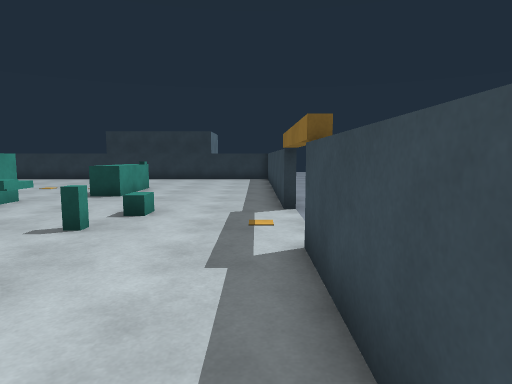
[1] (above)

23 first-person views from a walk through a 3-D level made in the Unity game engine. The camera is 1.3 m above the floor, tilts 6° down and sees 75° across. The floor is counted in squares, 1 m on a side. Each view is taken from the middle of a square. On the plan, view 1 faces up. The plan holds only what a view shows up to about 14 squares ahead; the rest is blank. The place goes on beyond the plan. The player is left out.

[2]
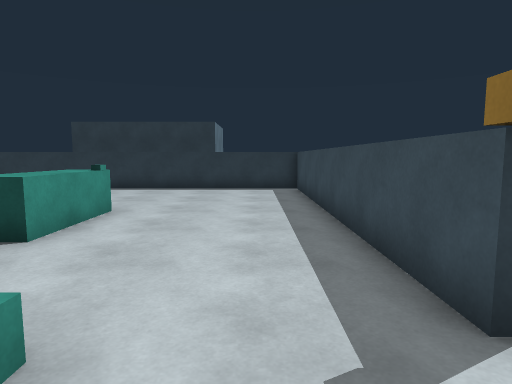

[3]
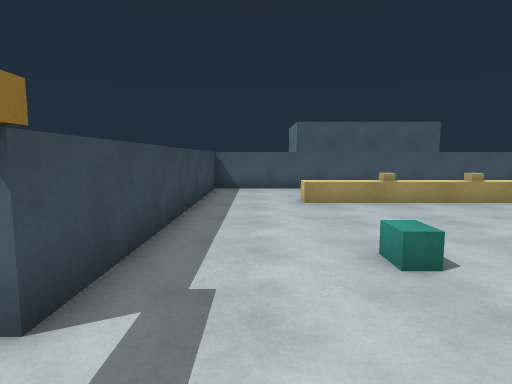

[4]
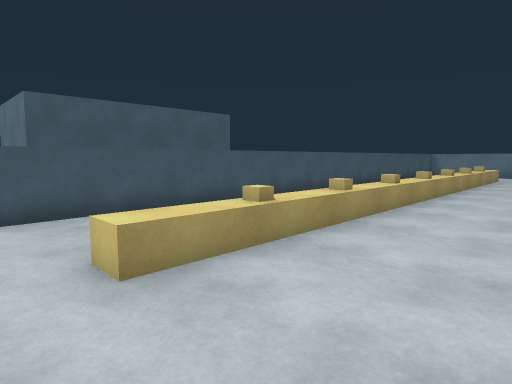

[5]
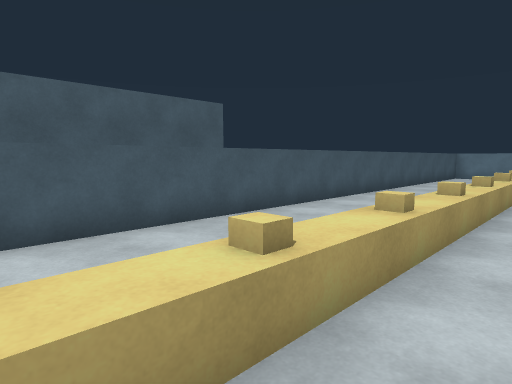

[6]
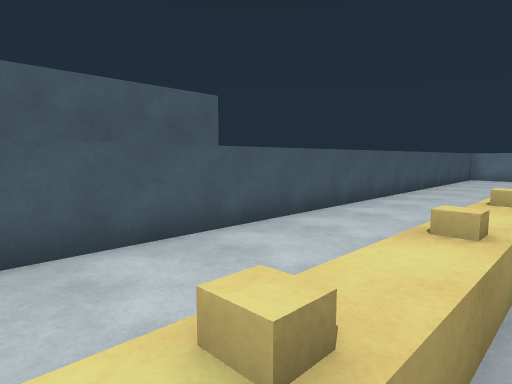

[7]
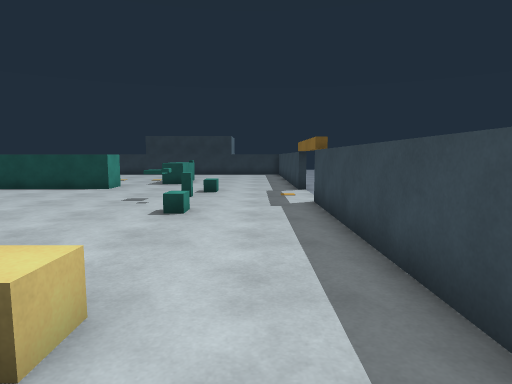

[8]
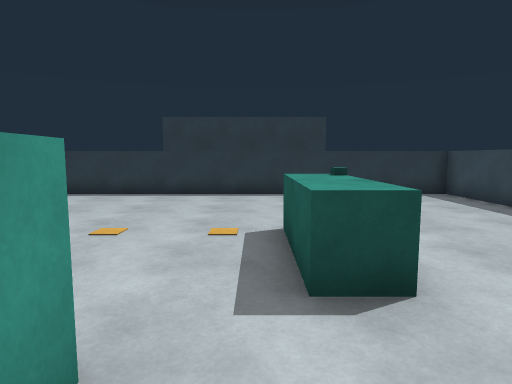

[9]
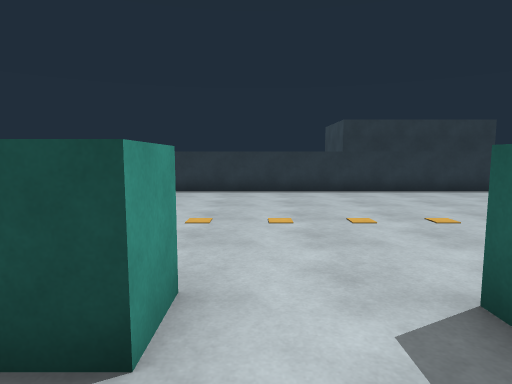

[10]
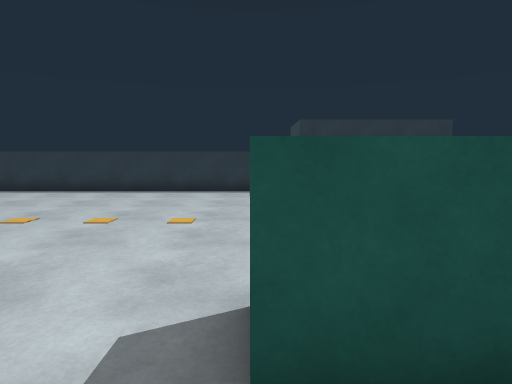

[11]
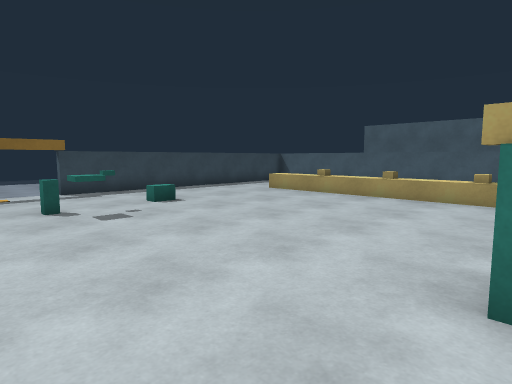

[12]
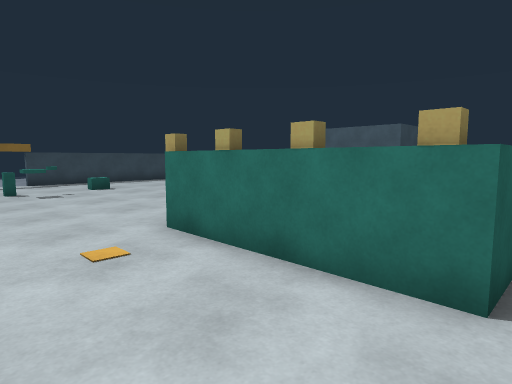

[13]
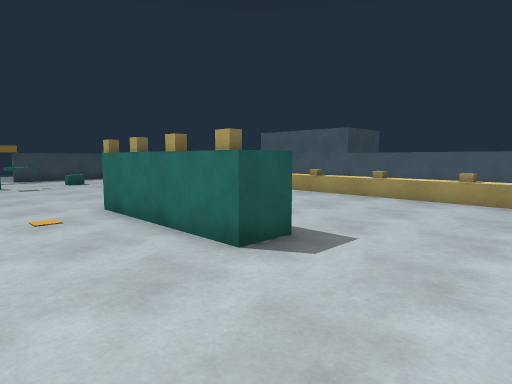

[14]
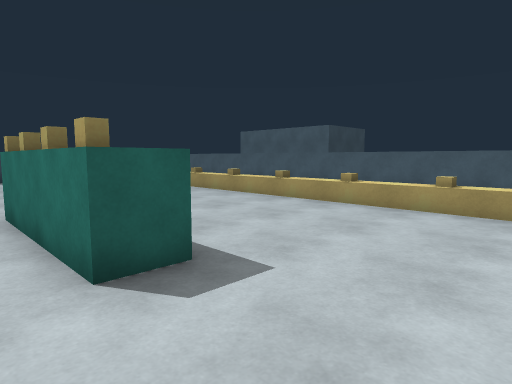

[15]
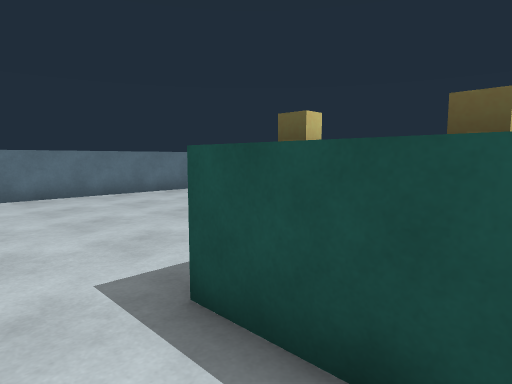

[16]
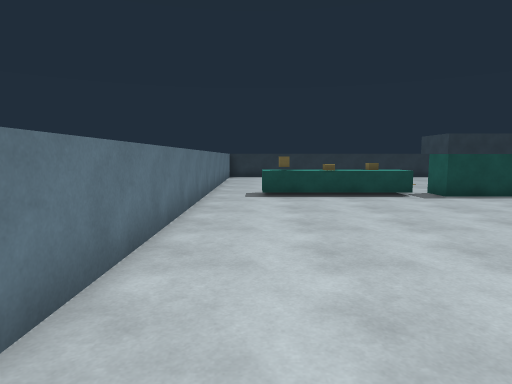

[17]
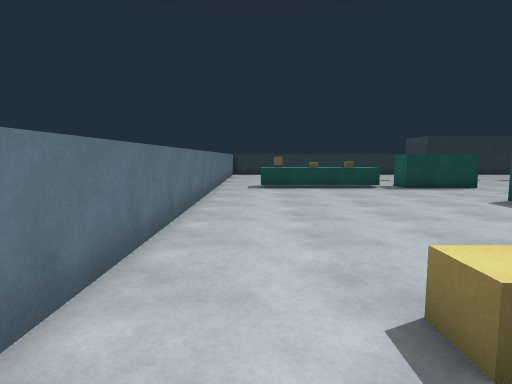

[18]
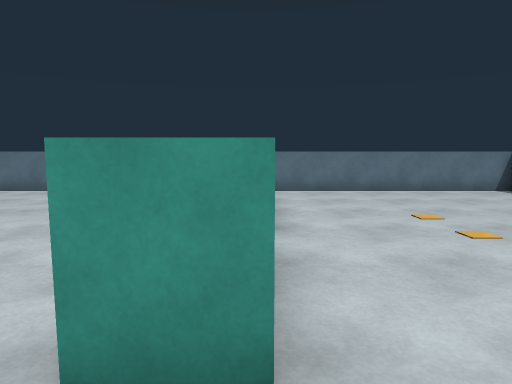

[19]
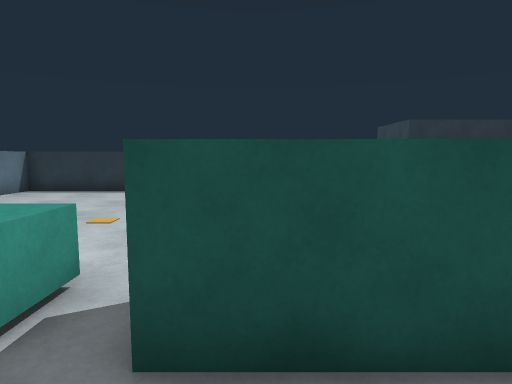

[20]
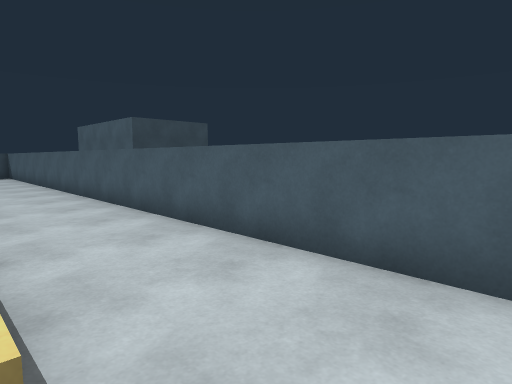

[21]
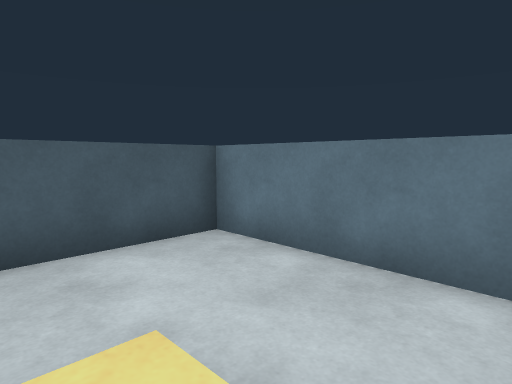

[22]
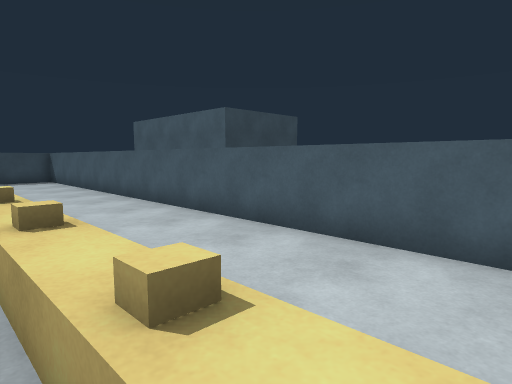

[23]
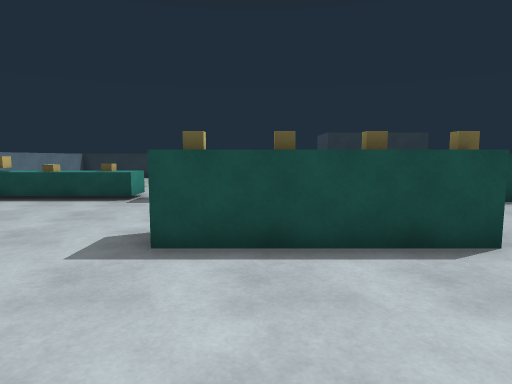

### Floor plan
Key: @ floor where view 1 was taken; # wall or solid block; . floor; ^ raised ledge; O other object.
Columns run from 26 left of view 1 to 1 right of it. Each row starts with its distance up from view 1.
 20 ###########################^
 19 #..........................^
 18 #..........................^
 17 #..........................^
 16 #..........................^
 15 #..........................^
 14 #....................O.....^
 13 #....................^.....^
 12 #................ ...^.....^
 11 #...............  ...^.....^
 10 #.^OOOO^.^^^..^    ........^
  9 #..^^^^^.^^^..^^^^^^.......^
  8 #..........................#
  7 #..........................#
  6 #......................O...#
  5 #.........OO^O^.......O....#
  4 #.........^^^^^............^
  3 #......................O...^
  2 #..........................^
  1 #..........................^
  0 #.........................@^
 -1 #....  ....................^
 -2 #....  ....................^
 -3 #...^^ ^OO^O^OO^O^OO^O^^...^
 -4 #..........................^
 -5 #..........................^
 -6 #..........................^
 -7 ###########################^

Positions as (right, up) in squares from view 1, and headings:
1: (0, 0), facing up
2: (-1, 6), facing up
3: (-1, 7), facing down
4: (-1, 1), facing down-left
5: (-3, -1), facing down-left
6: (-4, -2), facing down-left
7: (-1, -5), facing up
8: (-6, 8), facing up
9: (-14, 7), facing up
10: (-12, 7), facing up
11: (-12, 8), facing down-right
12: (-17, 8), facing down-right
13: (-20, 8), facing down-right
14: (-20, 6), facing down-right
15: (-14, 2), facing up-left
16: (-24, -2), facing up
17: (-24, -5), facing up
18: (-13, 10), facing left
19: (-17, 7), facing up
20: (-24, -3), facing down-right
21: (-22, -2), facing down-left
22: (-19, -2), facing down-right
23: (-15, -1), facing up
